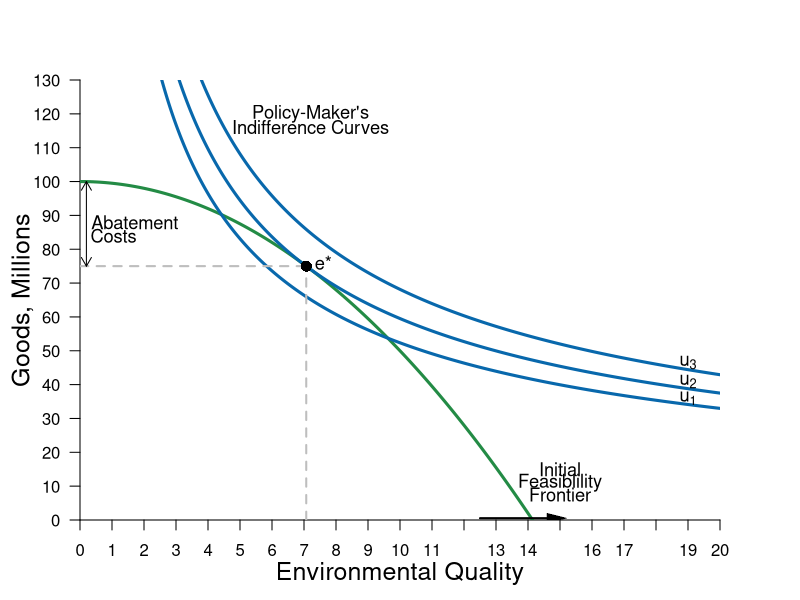

This chart was generated by the following R code:
#Graph Designer: Simon Halliday
#Authors: Bowles, Foley and Halliday
#Title: Coordination, Conflict and Competition: A Text in Microeconomics

library(shape)
pdf(file = "/Users/rileyboeth/Library/Mobile Documents/com~apple~CloudDocs/bfh textbook - backup/figure3_11.pdf", width = 8, height = 8)

#Set parameters for graphics
axislabelsize <- 1.5
labelsize <- 1.1
graphlinewidth <- 3
segmentlinewidth <- 2

COL <- c("#7fc97f", "#beaed4", "#fdc086", "#ffff99", "#386cb0", "#f0027f", "#bf5b17", "#666666")
COLA <- c("#e0f3db", "#99d8c9","#66c2a4","#41ae76", "#238b45", "#005824")
COLB <- c("#4eb3d3", "#2b8cbe", "#0868ac","#084081")

#Edited the margins to cater for the larger LHS labels
par(mar =  c(4, 4, 4, 4))

#Change to feasibility frontier equation

ppf <- function(x, y) {
  100-((x^2)/2)
}

#change alpha to .4

uFn <- function(x, y, alpha = 0.4){
  (x^alpha)*(y^(1-alpha))
}

#Add limits on axes and levels of utility for each indifference curve

ylims <- c(0, 130)
xlims <- c(0, 20)

npts <- 501 
x <- seq(xlims[1], xlims[2], length.out = npts)
y <- seq(ylims[1], ylims[2], length.out = npts) 

#Set utility levels for all three indifference curves
a <- c(27, 29.16, 31.626) #alpha = 0.4

plot(0, 0, xlim = xlims, ylim = ylims, type = "n",
     xlab = expression(paste("")),
     ylab = expression(paste("")), 
     xaxt = "n", 
     yaxt = "n", 
     cex.lab = axislabelsize, 
     bty = "n", 
     xaxs="i", 
     yaxs="i"
)

#X and Y limits and ticks
ticksx <- seq(from = 0, to = xlims[2], by = 1)
xlabels <- seq(from = 0, to = xlims[2], by = 1)
ticksy <- seq(from = 0, to = ylims[2], by = 10)
ylabels <- seq(from = 0, to = ylims[2], by = 10)

axis(1, at = ticksx, pos = 0, labels = xlabels)
axis(2, at = ticksy, pos = 0, labels = ylabels, las = 1)

npts <- 500 
xx1 <- seq(xlims[1], xlims[2], length.out = npts)
xx2 <- seq(0, xlims[2], length.out = npts)
xx3 <- seq(xlims[1], 0, length.out = npts)
xx4 <- seq(-11, 0, length.out = npts)

#Draw the graphs
lines(xx1, ppf(xx1, y), col = COLA[5], lwd = graphlinewidth)

#Label the feasible frontier
text(15, 15, expression("Initial"), cex = labelsize)
text(15, 11, expression("Feasiblility"), cex = labelsize)
text(15, 7.5, expression("Frontier"), cex = labelsize)
Arrows(12.5, 0.53, 14.9, 0.53, col = "black", lty = 1, lwd = 2, arr.type = "triangle", arr.lwd = 0.5)

contour(x, y, 
        outer(x, y, uFn),
        drawlabels = FALSE,
        col = COLB[3],
        lwd = graphlinewidth,
        levels = a, 
        xaxs="i", 
        yaxs="i", 
        add = TRUE)

#Axis labels
mtext(expression(paste("Environmental Quality")), side = 1, line = 2.5, cex = axislabelsize)
text(-1.8, 0.5*ylims[2], expression(paste("Goods, Millions")), xpd = TRUE, cex = axislabelsize, srt = 90) 

#Label the indifference curves generally
text(7.2,120, expression("Policy-Maker's"), cex = labelsize)
text(7.2,116, expression("Indifference Curves"), cex = labelsize)

#Label the indifference curves and place labels properly
text(19, 36, expression(u[1]), cex = labelsize)
text(19, 40.9, expression(u[2]), cex = labelsize)
text(19, 46.5, expression(u[3]), cex = labelsize)

#Annotate max u point on feasibility frontier
text(7.6, ppf(7.07)+1, expression(paste("e*")), cex = labelsize)
segments(7.07, 0, 7.07, ppf(x = 7.07), lty = 2, col = "gray", lwd = segmentlinewidth)
segments(0, ppf(x = 7.07), 7.07, ppf(x = 7.07), lty = 2, col = "gray", lwd = segmentlinewidth)
points(7.07, ppf(x = 7.07), pch = 16, col = "black", cex = 1.5)

#Added arrow for abatement costs and labeled the arrow as such
arrows(.2, 75, .2, 100, length = 0.1, angle = 30, code = 3, col = par("fg"), lty = par("lty"),   lwd = par("lwd"))
text(1.71, 88, expression(paste("Abatement")), cex = labelsize)
text(1.05, 84, expression(paste("Costs")), cex = labelsize)

dev.off()
